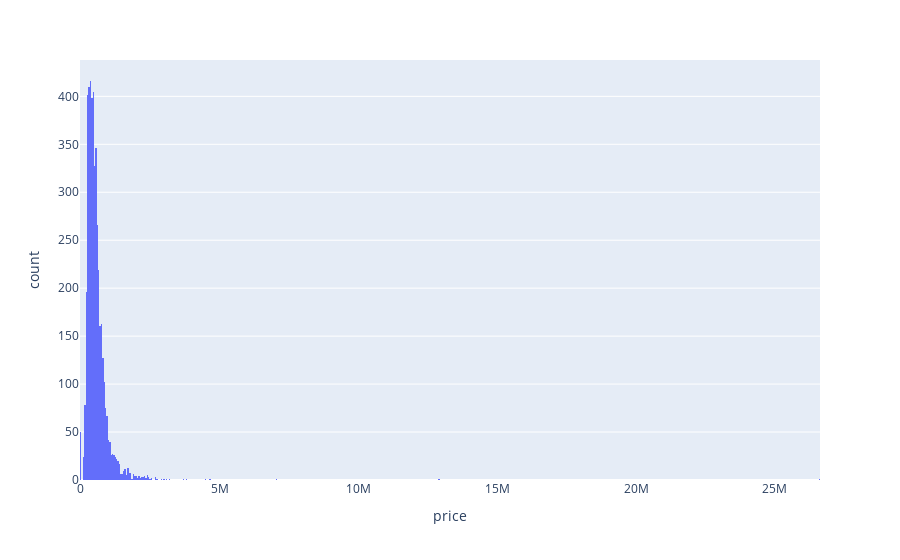

Notebook source saved alongside this figure:
### Code cell
px.histogram(df, x= 'price')

### Figure 1 — Plotly figure (JSON) as saved in the notebook; plotly's stock layout.template omitted (floating-point values rounded to 4 significant figures; data arrays with more than 128 entries replaced by an {"elided": "..."} marker saying what was removed)
{"data": [{"alignmentgroup": "True", "bingroup": "x", "hovertemplate": "price=%{x}<br>count=%{y}<extra></extra>", "legendgroup": "", "marker": {"color": "#636efa", "pattern": {"shape": ""}}, "name": "", "offsetgroup": "", "orientation": "v", "showlegend": false, "type": "histogram", "x": {"elided": "4600 float values"}, "xaxis": "x", "yaxis": "y"}], "layout": {"barmode": "relative", "legend": {"tracegroupgap": 0}, "margin": {"t": 60}, "xaxis": {"anchor": "y", "domain": [0, 1], "title": {"text": "price"}}, "yaxis": {"anchor": "x", "domain": [0, 1], "title": {"text": "count"}}}}
